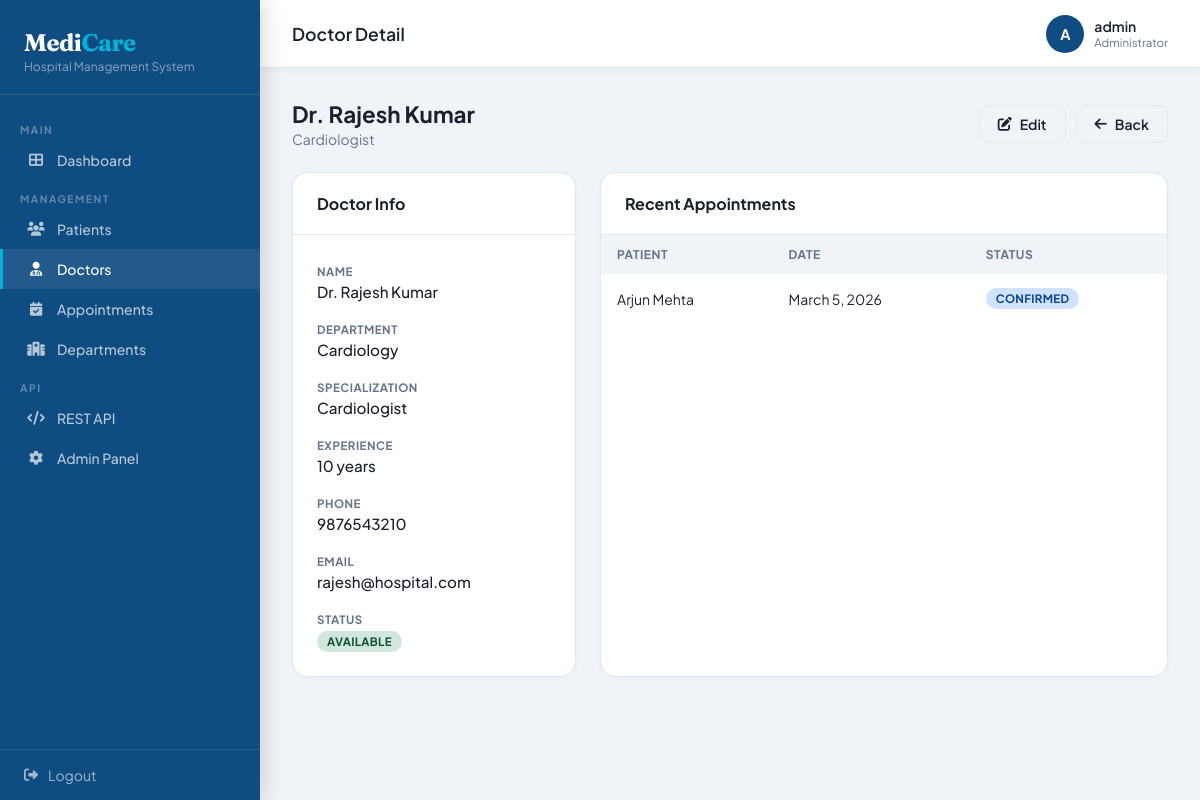
The page /doctors/1/ (signed in) on the database its author committed.
### doctors/models.py (models this page shows, shortened)
class Doctor(models.Model):
    first_name   = models.CharField(max_length=100)
    last_name    = models.CharField(max_length=100)
    department   = models.ForeignKey(Department, on_delete=models.SET_NULL, null=True)
    specialization = models.CharField(max_length=200)
    phone        = models.CharField(max_length=15)
    email        = models.EmailField()
    experience   = models.PositiveIntegerField(help_text="Years of experience")
    available    = models.BooleanField(default=True)
    created_at   = models.DateTimeField(auto_now_add=True)
    @property
    def full_name(self):
        return f"Dr. {self.first_name} {self.last_name}"

class Department(models.Model):
    name        = models.CharField(max_length=100)
    description = models.TextField(blank=True)

### appointments/models.py (models this page shows, shortened)
class Appointment(models.Model):
    STATUS_CHOICES = [
        ('pending',   'Pending'),
        ('confirmed', 'Confirmed'),
        ('completed', 'Completed'),
        ('cancelled', 'Cancelled'),
    ]
    patient         = models.ForeignKey(Patient, on_delete=models.CASCADE, related_name='appointments')
    doctor          = models.ForeignKey(Doctor,  on_delete=models.CASCADE, related_name='appointments')
    appointment_date = models.DateField()
    appointment_time = models.TimeField()
    status          = models.CharField(max_length=20, choices=STATUS_CHOICES, default='pending')
    reason          = models.TextField()
    notes           = models.TextField(blank=True)
    created_at      = models.DateTimeField(auto_now_add=True)
    class Meta:
        ordering = ['-appointment_date', '-appointment_time']

### patients/models.py (models this page shows, shortened)
class Patient(models.Model):
    GENDER_CHOICES = [('M', 'Male'), ('F', 'Female'), ('O', 'Other')]
    BLOOD_CHOICES = [('A+','A+'),('A-','A-'),('B+','B+'),('B-','B-'),
                     ('AB+','AB+'),('AB-','AB-'),('O+','O+'),('O-','O-')]
    first_name    = models.CharField(max_length=100)
    last_name     = models.CharField(max_length=100)
    date_of_birth = models.DateField()
    gender        = models.CharField(max_length=1, choices=GENDER_CHOICES)
    blood_group   = models.CharField(max_length=3, choices=BLOOD_CHOICES)
    phone         = models.CharField(max_length=15)
    email         = models.EmailField(blank=True)
    address       = models.TextField()
    created_at    = models.DateTimeField(auto_now_add=True)
    @property
    def full_name(self):
        return f"{self.first_name} {self.last_name}"

### doctors/views.py (the view)
# urls.py: path('<int:pk>/',           views.doctor_detail,   name='doctor_detail'),
@login_required
def doctor_detail(request, pk):
    doctor = get_object_or_404(Doctor, pk=pk)
    appointments = doctor.appointments.select_related('patient').order_by('-appointment_date')[:10]
    return render(request, 'doctors/detail.html', {'doctor': doctor, 'appointments': appointments})

### doctors/templates/doctors/detail.html (shortened to what this page needs)
{% extends 'core/base.html' %}
{% block page_title %}Doctor Detail{% endblock %}
{% block content %}
<div class="page-header">
  <div><h2>{{ doctor.full_name }}</h2><p>{{ doctor.specialization }}</p></div>
  <div style="display:flex;gap:10px;">
    <a href="{% url 'doctor_edit' doctor.pk %}" class="btn btn-outline"><i class="fas fa-edit"></i> Edit</a>
    <a href="{% url 'doctor_list' %}" class="btn btn-outline"><i class="fas fa-arrow-left"></i> Back</a>
  </div>
</div>
<div style="display:grid;grid-template-columns:1fr 2fr;gap:24px;">
  <div class="card">
    <div class="card-header"><span class="card-title">Doctor Info</span></div>
    <div class="card-body">
      <div style="display:flex;flex-direction:column;gap:16px;">
        <div class="detail-item"><label>Name</label><p>{{ doctor.full_name }}</p></div>
        <div class="detail-item"><label>Department</label><p>{{ doctor.department.name|default:"—" }}</p></div>
        <div class="detail-item"><label>Specialization</label><p>{{ doctor.specialization }}</p></div>
        <div class="detail-item"><label>Experience</label><p>{{ doctor.experience }} years</p></div>
        <div class="detail-item"><label>Phone</label><p>{{ doctor.phone }}</p></div>
        <div class="detail-item"><label>Email</label><p>{{ doctor.email }}</p></div>
        <div class="detail-item"><label>Status</label><p><span class="badge {% if doctor.available %}badge-available{% else %}badge-unavailable{% endif %}">{% if doctor.available %}Available{% else %}Unavailable{% endif %}</span></p></div>
      </div>
    </div>
  </div>
  <div class="card">
    <div class="card-header"><span class="card-title">Recent Appointments</span></div>
    <div class="table-wrap">
      <table>
        <thead><tr><th>Patient</th><th>Date</th><th>Status</th></tr></thead>
        <tbody>
          {% for a in appointments %}
          <tr>
            <td>{{ a.patient.full_name }}</td>
            <td>{{ a.appointment_date }}</td>
            <td><span class="badge badge-{{ a.status }}">{{ a.get_status_display }}</span></td>
          </tr>
          {% empty %}
          <tr><td colspan="3" style="text-align:center;color:var(--muted);padding:32px;">No appointments.</td></tr>
          {% endfor %}
        </tbody>
      </table>
    </div>
  </div>
</div>
{% endblock %}

### core/templates/core/base.html (shortened to what this page needs)
<!DOCTYPE html>
<html lang="en">
<head>
<link href="https://cdnjs.cloudflare.com/ajax/libs/font-awesome/6.4.0/css/all.min.css" rel="stylesheet">
</head>
<body>
{% if user.is_authenticated %}
<aside class="sidebar">
  <div class="sidebar-brand">
    <h1>Medi<span>Care</span></h1>
    <p>Hospital Management System</p>
  </div>
  <nav class="sidebar-nav">
    <div class="nav-section">Main</div>
    <a href="{% url 'dashboard' %}" class="nav-item {% if request.resolver_match.url_name == 'dashboard' %}active{% endif %}">
      <i class="fas fa-th-large"></i> Dashboard
    </a>
    <div class="nav-section">Management</div>
    <a href="{% url 'patient_list' %}" class="nav-item {% if 'patient' in request.resolver_match.url_name %}active{% endif %}">
      <i class="fas fa-users"></i> Patients
    </a>
    <a href="{% url 'doctor_list' %}" class="nav-item {% if 'doctor' in request.resolver_match.url_name %}active{% endif %}">
      <i class="fas fa-user-md"></i> Doctors
    </a>
    <a href="{% url 'appointment_list' %}" class="nav-item {% if 'appointment' in request.resolver_match.url_name %}active{% endif %}">
      <i class="fas fa-calendar-check"></i> Appointments
    </a>
    <a href="{% url 'department_list' %}" class="nav-item {% if 'department' in request.resolver_match.url_name %}active{% endif %}">
      <i class="fas fa-hospital"></i> Departments
    </a>
    <div class="nav-section">API</div>
    <a href="/api/" class="nav-item" target="_blank">
      <i class="fas fa-code"></i> REST API
    </a>
    <a href="/admin/" class="nav-item" target="_blank">
      <i class="fas fa-cog"></i> Admin Panel
    </a>
  </nav>
  <div class="sidebar-footer">
    <a href="{% url 'logout' %}"><i class="fas fa-sign-out-alt"></i> Logout</a>
  </div>
</aside>
{% endif %}
<div class="main">
  {% if user.is_authenticated %}
  <header class="topbar">
    <div class="topbar-title">{% block page_title %}Dashboard{% endblock %}</div>
    <div class="topbar-right">
      <div class="topbar-user">
        <div class="avatar">{{ user.username|slice:":1"|upper }}</div>
        <div>
          <div class="user-name">{{ user.username }}</div>
          <div style="font-size:.72rem;color:var(--muted)">Administrator</div>
        </div>
      </div>
    </div>
  </header>
  {% endif %}
  <div class="content">
    {% block content %}{% endblock %}
  </div>
</div>
</body>
</html>

### rows shown on the page
Doctor: full_name "Dr. Rajesh Kumar", specialization "Cardiologist", department.name "Cardiology", experience "10", phone "9876543210", email "rajesh@hospital.com"
Appointment: patient.full_name "Arjun Mehta", appointment_date "March 5, 2026", status "CONFIRMED"

### other values the page prints
{{ user.username|slice:":1"|upper }} "A"
{{ user.username }} "admin"
